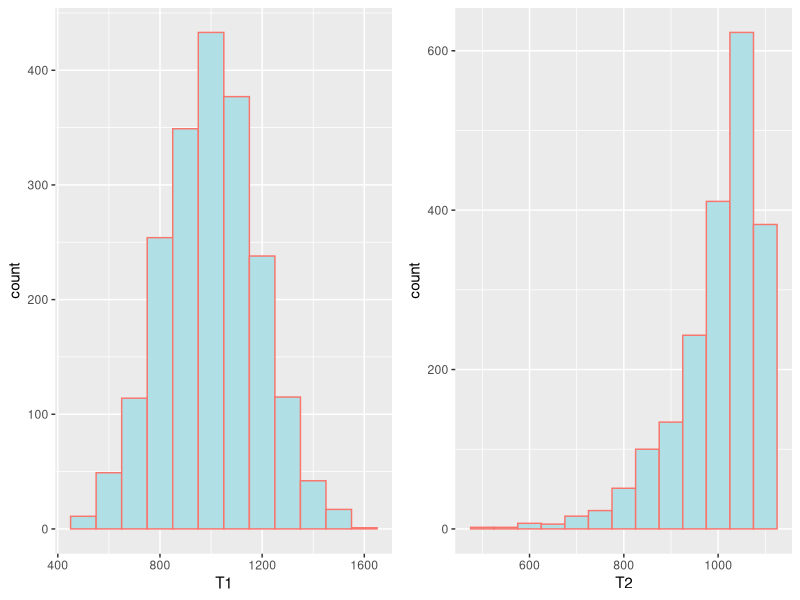

Write the R code that produced this figure.
## ---- chunk 1
library(tidyverse)
library(gridExtra)

options(scipen = 999)
options(digits = 1)

set.seed(1700)

S <- 1:1000

T1 <- NULL
T2 <- NULL
VT1 <- NULL
VT2 <- NULL
MEANX <- NULL

for(i in 1:2000){
x = sample(x = S, size = 10, replace = FALSE)
meanx = mean(x)
t1 = 2*mean(x) - 1
t2 = (((10 + 1)/10)* max(x)) - 1
MEANX[i] = meanx

T1[i] = t1
T2[i] = t2

}

T.df <- tibble(T1,t2)


plot1 <- ggplot(data=T.df) + 
  geom_histogram(aes(T1, color="powderblue"), binwidth = 100, 
                 fill = "powderblue" ) +
  theme(legend.position="none")

plot2 <- ggplot(data=T.df) + 
  geom_histogram(aes(T2, color="powderblue"), binwidth = 50, 
                 fill = "powderblue" ) + 
  theme(legend.position="none")

grid.arrange(plot1, plot2, ncol=2)

var.t1 <- var(T1)
var.t2 <- var(T2)
